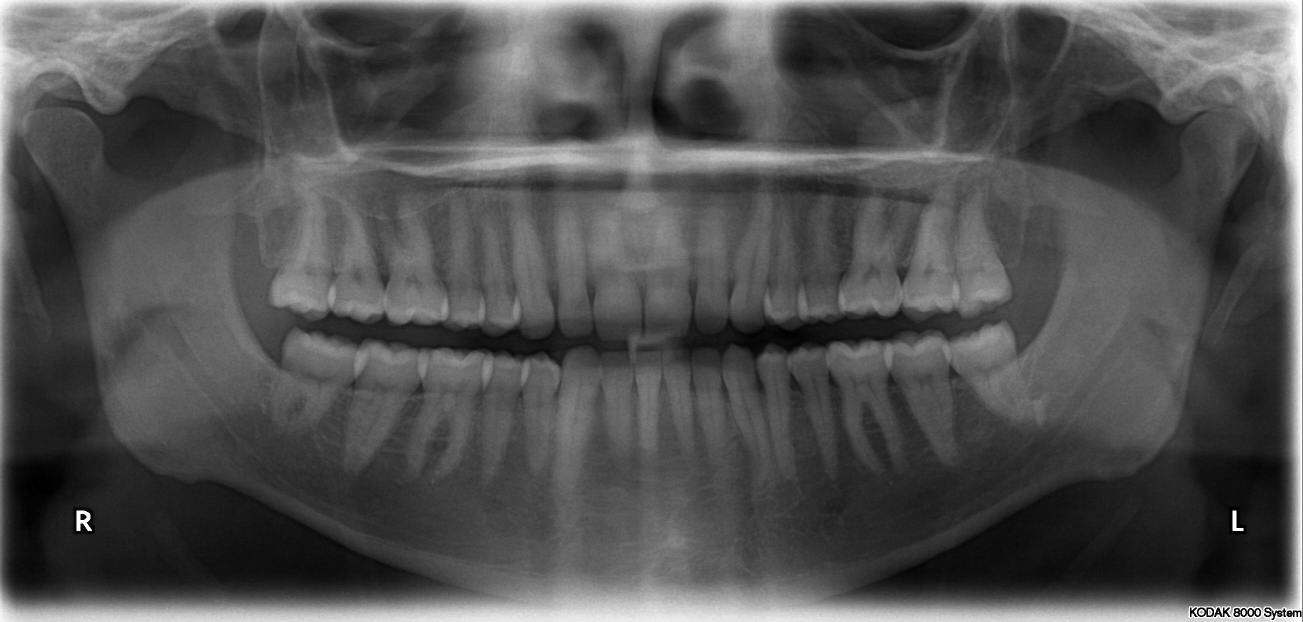
#> input picture dental.jpg, 2606 x 1244 px (shown at 1/2 size)
$ python contrast.py
#> lines starting #> are read from the running program, lines starting #| are printed output that depends on the picture
import cv2 as cv
import numpy as np
import matplotlib.pyplot as plt

# Read dental.jpg
img = cv.imread('dental.jpg', cv.IMREAD_GRAYSCALE)
#> img is the input picture: shape (1244, 2606); min 0, max 255, mean 80.1

# Histogram equalization
equ = cv.equalizeHist(img)
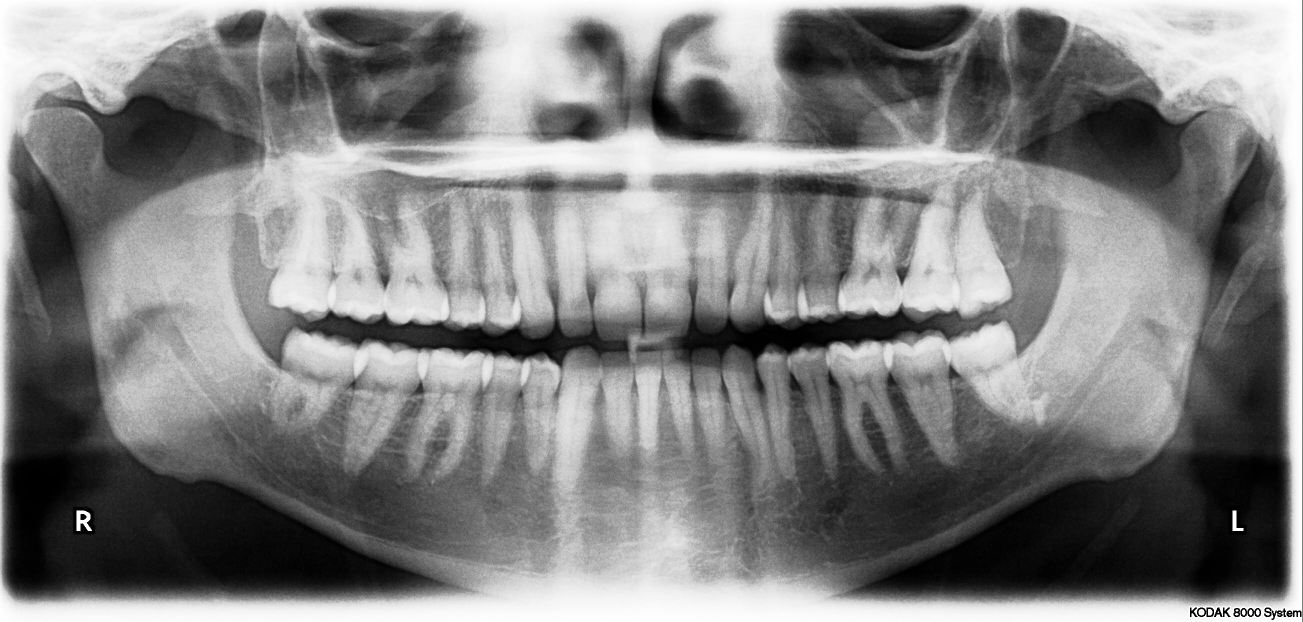
#> equ: shape (1244, 2606) (shown at 1/2 size); min 0, max 255, mean 128.4

# Using subplot to plot images and histograms
plt.subplot(221), plt.imshow(img, cmap='gray'), plt.title('Original')
plt.xticks([]), plt.yticks([])
plt.subplot(222), plt.imshow(equ, cmap='gray'), plt.title('Equalized')
plt.xticks([]), plt.yticks([])
plt.subplot(223), plt.hist(img.ravel(), 256, [0, 256]), plt.title('Original')
plt.xticks([]), plt.yticks([])
plt.subplot(224), plt.hist(equ.ravel(), 256, [0, 256]), plt.title('Equalized')
plt.xticks([]), plt.yticks([])
plt.show()
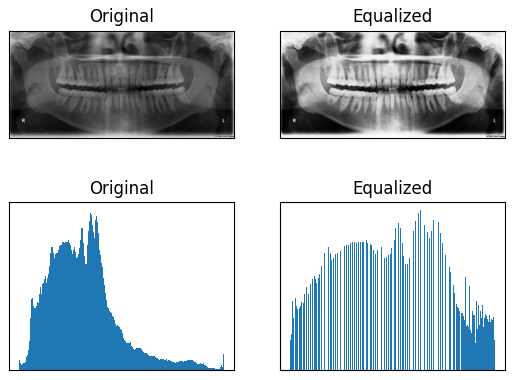
#> figure drawn by matplotlib, 4 panels

# Wait for user input
cv.waitKey(0)
cv.destroyAllWindows()

$ run again, with skull.jpg copied over dental.jpg
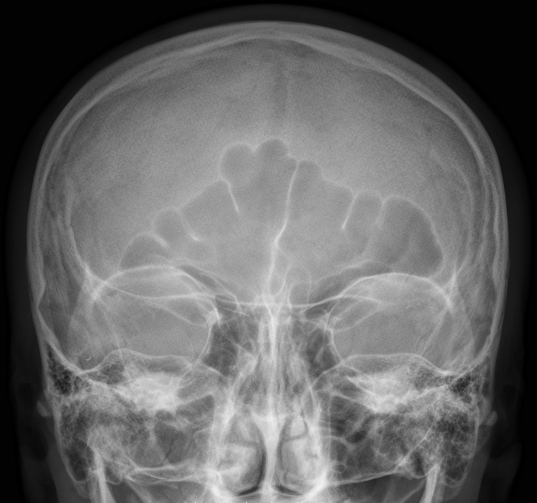
#> input picture skull.jpg, 1074 x 1006 px (shown at 1/2 size)
#> img is the input picture: shape (1006, 1074); min 0, max 255, mean 101.7
#> `equ = cv.equalizeHist(img)`:
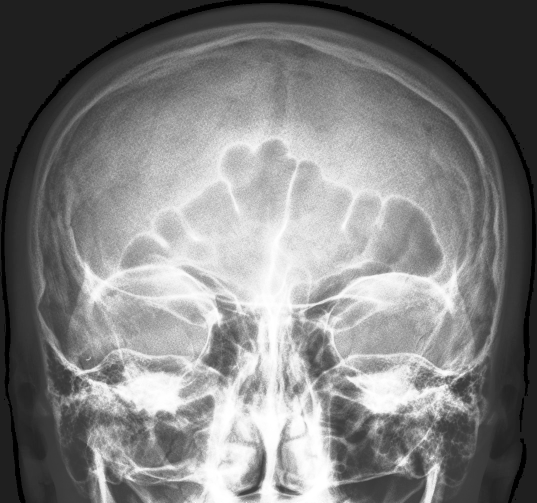
#> equ: shape (1006, 1074) (shown at 1/2 size); min 0, max 255, mean 127.9
#> `plt.show()`:
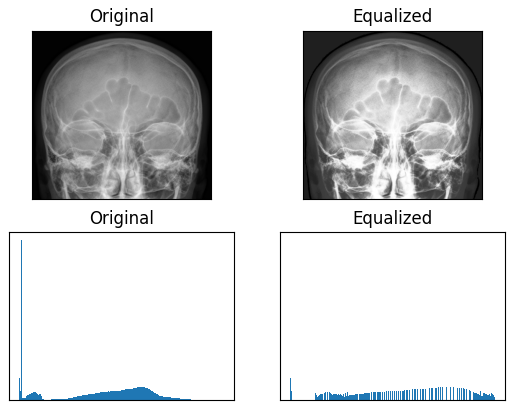
#> figure drawn by matplotlib, 4 panels
